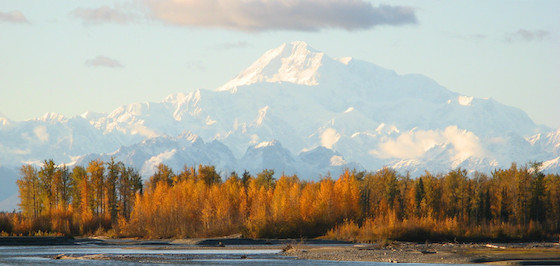
#> input picture images/denali-talkeetna-560w.jpg, 560 x 266 px
$ python -i pointilism.py   (imports and definitions only)   (older library calls are emulated)
#> lines starting #> are read from the running program, lines starting #| are printed output that depends on the picture
from sklearn.cluster import KMeans
import math
import cv2
import bisect
import scipy.spatial
import numpy as np
import random

def limit_size(img, max_x, max_y=0):
    if max_x == 0: #If max_x is 0, no limit => no change in image
        return img

    if max_y == 0:
        max_y = max_x #If limit for y_plane not set then the image will be limited to max_x

    #If image has same length and height as max_x and max_y (ratio=1)
    #then return image
    #else resize to max_x
    ratio = min(1.0, float(max_x) / img.shape[1], float(max_y) / img.shape[0])

    if ratio != 1.0:
        shape = (int(img.shape[1] * ratio), int(img.shape[0] * ratio))
        return cv2.resize(img, shape, interpolation=cv2.INTER_AREA)
    else:
        return img


def clipped_addition(img, x, _max=255, _min=0):
    if x > 0:
        mask = img > (_max - x)
        img += x
        np.putmask(img, mask, _max)
    if x < 0:
        mask = img < (_min - x)
        img += x
        np.putmask(img, mask, _min)

#Function to add slight changes to palette and increase number of primary colors
def regulate(img, hue=0, saturation=0, luminosity=0):
    hsv = cv2.cvtColor(img, cv2.COLOR_BGR2HSV_FULL)
    if hue < 0:
        hue = 255 + hue
    hsv[:, :, 0] += hue
    clipped_addition(hsv[:, :, 1], saturation)
    clipped_addition(hsv[:, :, 2], luminosity)
    return cv2.cvtColor(hsv, cv2.COLOR_HSV2BGR_FULL)

##Using KNN to get primary colors (palette) in image
def get_palette(img, palette_size, max_img_size=200, n_init=10):
  # scale down the image to speedup kmeans
  img = limit_size(img, max_img_size)

  clt = KMeans(n_clusters=palette_size, n_init=n_init)
  clt.fit(img.reshape(-1, 3))
  pallete = clt.cluster_centers_

  return pallete


#Add more colors to palette
def extend(extensions, palette, base_len):
  extension = [regulate(palette.reshape((1, len(palette), 3)).astype(np.uint8), *hue).reshape((-1, 3)) for hue
              in extensions]

  base_len = base_len if base_len > 0 else len(palette)
  return (np.vstack([palette.reshape((-1, 3))] + extension), base_len)


#Convert palette to image
def to_image(palette, base_len):
  cols = base_len
  rows = int(math.ceil(len(palette) / cols))

  res = np.zeros((rows * 80, cols * 80, 3), dtype=np.uint8)
  for y in range(rows):
    for x in range(cols):
      if y * cols + x < len(palette):
        color = [int(c) for c in palette[y * cols + x]]
        cv2.rectangle(res, (x * 80, y * 80), (x * 80 + 80, y * 80 + 80), color, -1)

  return res

def from_gradient(gray):
  fieldx = cv2.Scharr(gray, cv2.CV_32F, 1, 0) / 15.36
  fieldy = cv2.Scharr(gray, cv2.CV_32F, 0, 1) / 15.36

  return (fieldx, fieldy)


def smooth(gradientX, gradientY, radius, iterations=1):
  size = 2*radius + 1
  for i in range(iterations):
    new_gradientX = cv2.GaussianBlur(gradientX, (size, size), 0)
    new_gradientY = cv2.GaussianBlur(gradientY, (size, size), 0)

  return (new_gradientX, new_gradientY)


def direction(gradientX, gradientY, i, j):
  return math.atan2(gradientY[i, j], gradientX[i, j])


def magnitude(gradientX, gradientY, i, j):
  return math.hypot(gradientY[i, j], gradientX[i, j])


def randomized_grid(h, w, scale):
    assert (scale > 0)

    r = scale // 2  # Noise for grid

    grid = []
    for i in range(0, h, scale):
        for j in range(0, w, scale):
            y = random.randint(-r, r) + i
            x = random.randint(-r, r) + j

            grid.append((y % h, x % w))

    random.shuffle(grid)
    return grid


def compute_color_probabilities(pixels, palette, k=9):
    distances = scipy.spatial.distance.cdist(pixels, palette)  # Calculate

    maxima = np.amax(distances, axis=1)  # max of rows

    distances = maxima[:, None] - distances

    summ = np.sum(distances, 1)
    distances /= summ[:, None]

    distances = np.exp(k * len(palette) * distances)
    summ = np.sum(distances, 1)  # sum by rows
    distances /= summ[:, None]

    return np.cumsum(distances, axis=1, dtype=np.float32)


def color_select(probabilities, palette):
    r = random.uniform(0, 1)
    i = bisect.bisect_left(probabilities, r)
    return palette[i] if i < len(palette) else palette[-1]


def my_pointilism(image_path):
#> called with image_path = '../images/denali-talkeetna-560w.jpg'
    img = cv2.imread(image_path, 1)
#> img is the input picture: shape (266, 560, 3); mean B, G, R 155.2, 167.3, 168.9
    gray = cv2.cvtColor(img, cv2.COLOR_BGR2GRAY)
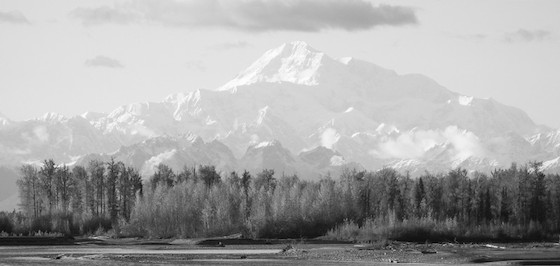
#> gray: shape (266, 560); min 1, max 254, mean 166.4

    palette = get_palette(img, palette_size=20)
#> in limit_size, `return cv2.resize(img, shape, interpolation=cv2.INTER_AREA)`:
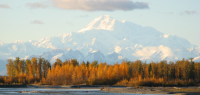
#> returned value: shape (95, 200, 3); mean of channels 0, 1, 2 155.2, 167.3, 168.9; drawn as B, G, R
#> palette = 20 rows, first 8: [200.3, 195.9, 181.3], [31.14, 67.29, 102.5], [109.4, 103.6, 92.83], [212.1, 231.8, 243.5], [31.12, 80.14, 125.3], [33.09, 43.85, 51.15], [72.92, 99.19, 121], [217.5, 219.8, 205.6]

    base_len = len(palette)
#> base_len = 20
    new_palette, new_base_len = extend([(0, 50, 0), (15, 30, 0), (-15, 30, 0)], palette, base_len)
#> in extend, `extension = [regulate(palette.reshape((1, len(palette), 3)).astype(np...`: extension = 3 items
#> in extend, `base_len = base_len if base_len > 0 else len(palette)`: base_len = 20
#> new_palette = 80 rows, first 8: [200.3, 195.9, 181.3], [31.14, 67.29, 102.5], [109.4, 103.6, 92.83], [212.1, 231.8, 243.5], [31.12, 80.14, 125.3], [33.09, 43.85, 51.15], [72.92, 99.19, 121], [217.5, 219.8, 205.6]; new_base_len = 20

    gradientX, gradientY = from_gradient(gray)
#> in from_gradient, `fieldx = cv2.Scharr(gray, cv2.CV_32F, 1, 0) / 15.36`:
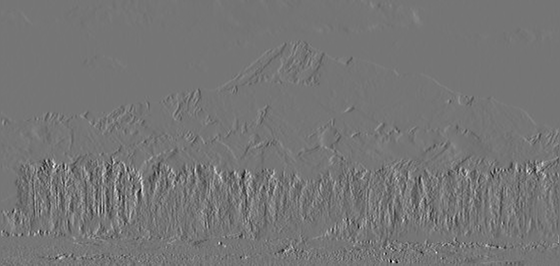
#> fieldx: shape (266, 560) float32; min -126.6, max 147.2, mean -0.1; drawn with min black and max white
#> in from_gradient, `fieldy = cv2.Scharr(gray, cv2.CV_32F, 0, 1) / 15.36`:
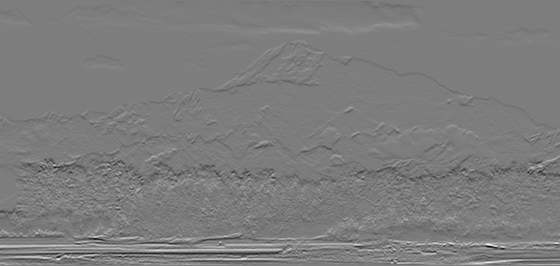
#> fieldy: shape (266, 560) float32; min -165.4, max 169.8, mean -0.8; drawn with min black and max white
    gradientX, gradientY = smooth(gradientX, gradientY, radius=0)

    res = cv2.medianBlur(img, 11)
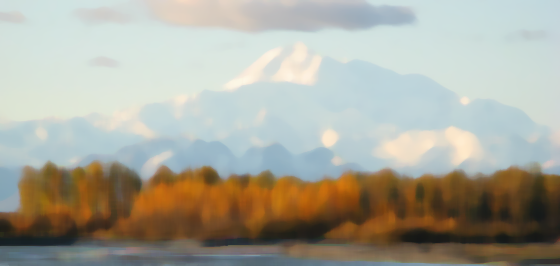
#> res: shape (266, 560, 3); mean B, G, R 154.9, 167, 168.3
    # define a randomized grid of locations for the brush strokes
    grid = randomized_grid(img.shape[0], img.shape[1], scale=3)
    batch_size = 10000

    stroke_scale = int(math.ceil(max(img.shape) / 1000))
#> stroke_scale = 1

    for h in range(0, len(grid), batch_size):
        # get the pixel colors at each point of the grid
        pixels = np.array([img[x[0], x[1]] for x in grid[h:min(h + batch_size, len(grid))]])
        # precompute the probabilities for each color in the palette
        # lower values of k means more randomnes
        color_probabilities = compute_color_probabilities(pixels, new_palette, k=9)

        for i, (y, x) in enumerate(grid[h:min(h + batch_size, len(grid))]):
            color = color_select(color_probabilities[i], new_palette)
            angle = math.degrees(direction(gradientX, gradientY, y, x)) + 90
            length = int(round(stroke_scale + stroke_scale * math.sqrt(magnitude(gradientX, gradientY, y, x))))

            # draw the brush stroke
            cv2.ellipse(res, (x, y), (length, stroke_scale), angle, 0, 360, color, -1, cv2.LINE_AA)
#> this loop made 2 passes
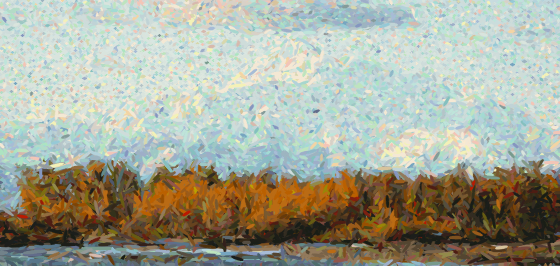
#> res: shape (266, 560, 3); mean B, G, R 151.5, 167.1, 164.1

    return limit_size(res, 1080)

>>> result = my_pointilism('../images/denali-talkeetna-560w.jpg')

$ run again, on images/iris.jpg
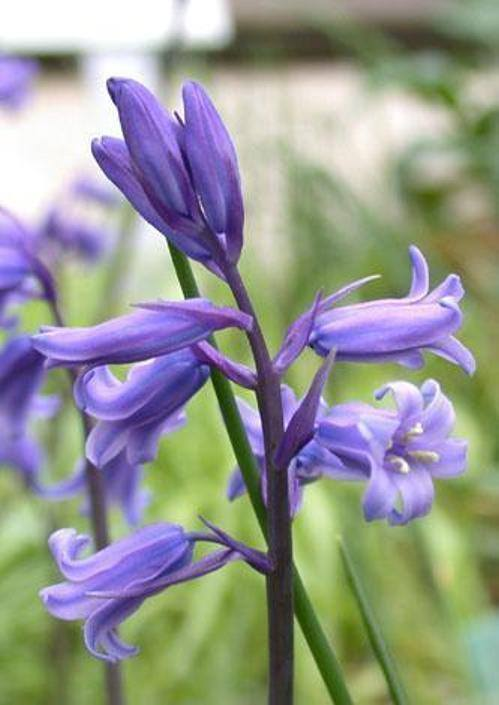
#> input picture images/iris.jpg, 499 x 705 px
#> in my_pointilism, img is the input picture: shape (705, 499, 3); mean B, G, R 144.3, 151.5, 148.5
#> palette = 20 rows, first 8: [83.18, 154.7, 133.2], [183.3, 139.5, 148.2], [250, 250.3, 250.9], [138.3, 71.98, 89.15], [40.42, 62.21, 55.73], [232.3, 146.1, 167.6], [58.68, 98.41, 88.16], [209.6, 111.6, 133.5]
#> in my_pointilism, `base_len = len(palette)`: base_len = 20
#> extension = 3 items
#> in extend, `base_len = base_len if base_len > 0 else len(palette)`: base_len = 20
#> new_palette = 80 rows, first 8: [83.18, 154.7, 133.2], [183.3, 139.5, 148.2], [250, 250.3, 250.9], [138.3, 71.98, 89.15], [40.42, 62.21, 55.73], [232.3, 146.1, 167.6], [58.68, 98.41, 88.16], [209.6, 111.6, 133.5]; new_base_len = 20
#> in from_gradient, `fieldy = cv2.Scharr(gray, cv2.CV_32F, 0, 1) / 15.36`:
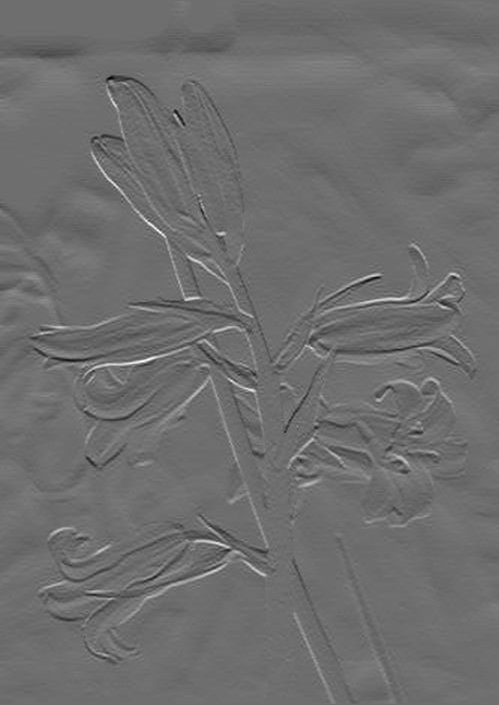
#> fieldy: shape (705, 499) float32; min -113.2, max 147.5, mean -0.2; drawn with min black and max white
#> the loop in my_pointilism, `for h in range(0, len(grid), batch_size):` made 4 passes
#> after the loop in my_pointilism, `for h in range(0, len(grid), batch_size):`:
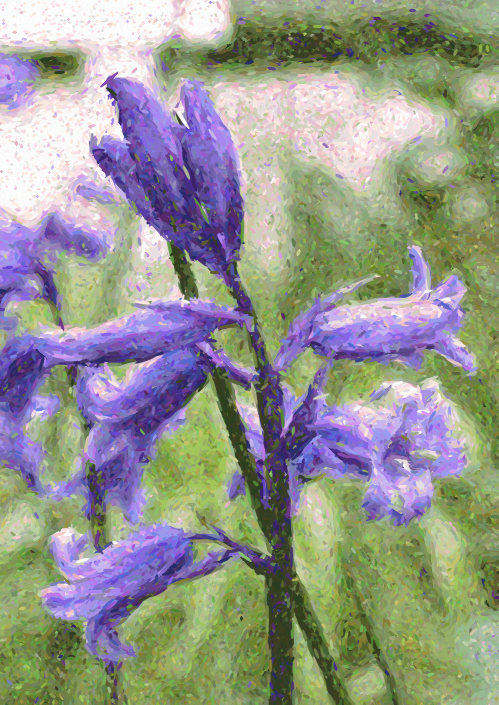
#> res: shape (705, 499, 3); mean B, G, R 142.8, 151.1, 149.2
